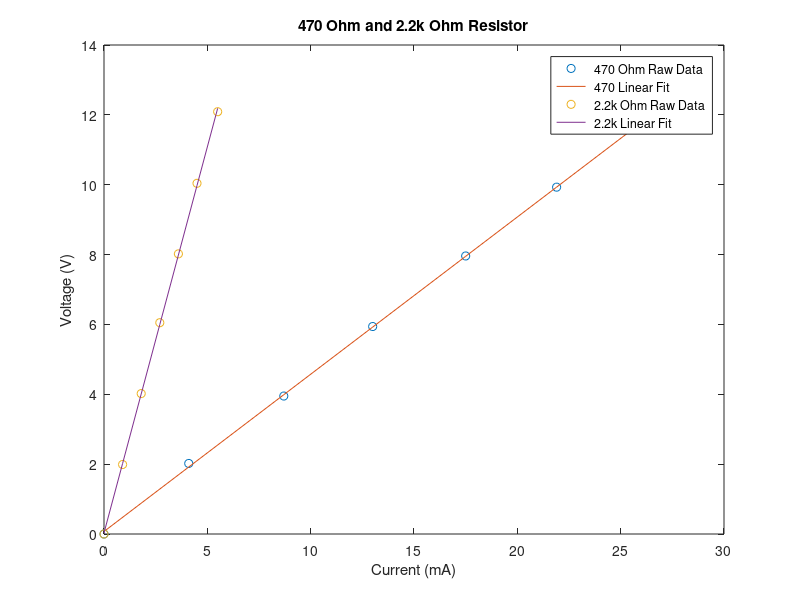

Write the MATLAB code that produced this figure. (Note: this script raises an error after producing the figure.)
% Circuits Lab Code

clear, clc, close all;

% Data for 2.2k 

volts2k = [0, 1.99, 4.02, 6.05, 8.02, 10.04, 12.09];
currents2k = [0, 0.9, 1.8, 2.7, 3.6, 4.5, 5.5];

% Data for 470

volts470 = [0, 2.02, 3.95, 5.94, 7.96, 9.93, 11.94];
currents470 = [0, 4.1, 8.7, 13, 17.5, 21.9, 26.4];

% Plot both together
fit470 = polyfit(currents470, volts470,1);
fit470poly = polyval(fit470, currents470);
plot(currents470, volts470, 'o', currents470, fit470poly, '-')

hold on

fit2k = polyfit(currents2k, volts2k, 1);
fit2kpoly = polyval(fit2k, currents2k);
plot(currents2k, volts2k, 'o', currents2k, fit2kpoly, '-')
title( ' 470 Ohm and 2.2k Ohm Resistor ' )
xlabel( ' Current (mA) ' )
ylabel( ' Voltage (V) ' )
legend( ' 470 Ohm Raw Data ' , ' 470 Linear Fit ' , ' 2.2k Ohm Raw Data ' , ' 2.2k Linear Fit ' )

% Table for the 470 Ohm linear fit
T = table(currents470', volts470', fit470poly', (volts470 - fit470poly)' ...
, 'VariableNames', {'Currents', 'Volts', 'Fit', 'Error'});

% Write lab data to the file
writetable(T, '470OhmData.csv', 'Delimiter', ','); type '470OhmData.csv';

% Table for the 2.2k Ohm Linear Fit
T2 = table(currents2k', volts2k', fit2kpoly', (volts470 - fit2kpoly)' ...
, 'VariableNames', {'Currents', 'Volts', 'Fit', 'Error'});

% Wrie lab data to file
writetable(T2, '2kOhmData.csv', 'Delimiter', ','); type '2kOhmData.csv';
